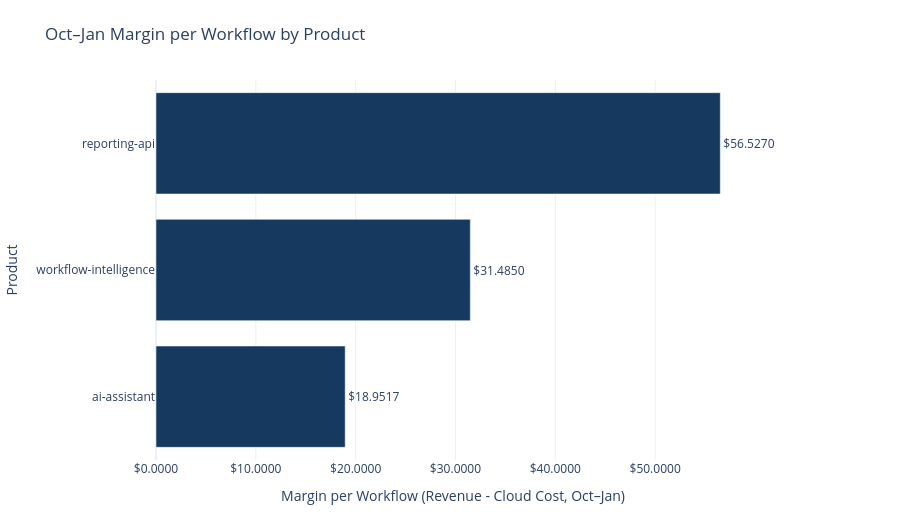

The notebook cell saved with this chart:
### Code cell
margin_df = (
    df.groupby("product_name", dropna=False)
      .agg({
          "forecast_baseline_cost": "sum",
          "monthly_revenue_proxy": "sum",
          "workflows_processed": "sum"
      })
      .reset_index()
)

margin_df = margin_df[margin_df["workflows_processed"] > 0].copy()

margin_df["cost_per_workflow"] = (
    margin_df["forecast_baseline_cost"] / margin_df["workflows_processed"]
)

margin_df["revenue_per_workflow"] = (
    margin_df["monthly_revenue_proxy"] / margin_df["workflows_processed"]
)

margin_df["margin_per_workflow"] = (
    margin_df["revenue_per_workflow"] - margin_df["cost_per_workflow"]
)

margin_df = margin_df.sort_values("margin_per_workflow", ascending=True)

fig = px.bar(
    margin_df,
    x="margin_per_workflow",
    y="product_name",
    orientation="h",
    text="margin_per_workflow",
    title="Oct–Jan Margin per Workflow by Product"
)

fig.update_traces(
    texttemplate="$%{text:,.4f}",
    textposition="outside",
    cliponaxis=False,
    marker_color="#163A5F"
)

fig.update_layout(
    template="plotly_white",
    height=520,
    xaxis_title="Margin per Workflow (Revenue - Cloud Cost, Oct–Jan)",
    yaxis_title="Product",
    xaxis_tickprefix="$",
    xaxis_tickformat=",.4f",
    showlegend=False,
    margin=dict(l=150, r=150, t=80, b=60)
)

fig.show()

### Figure 1 — Plotly figure (JSON) as saved in the notebook; plotly's stock layout.template omitted (floating-point values rounded to 4 significant figures)
{"data": [{"cliponaxis": false, "hovertemplate": "margin_per_workflow=%{text}<br>product_name=%{y}<extra></extra>", "legendgroup": "", "marker": {"color": "#163A5F", "pattern": {"shape": ""}}, "name": "", "orientation": "h", "showlegend": false, "text": [18.95, 31.49, 56.53], "textposition": "outside", "texttemplate": "$%{text:,.4f}", "type": "bar", "x": [18.95, 31.49, 56.53], "xaxis": "x", "y": ["ai-assistant", "workflow-intelligence", "reporting-api"], "yaxis": "y"}], "layout": {"barmode": "relative", "height": 520, "legend": {"tracegroupgap": 0}, "margin": {"b": 60, "l": 150, "r": 150, "t": 80}, "showlegend": false, "title": {"text": "Oct–Jan Margin per Workflow by Product"}, "xaxis": {"anchor": "y", "domain": [0, 1], "tickformat": ",.4f", "tickprefix": "$", "title": {"text": "Margin per Workflow (Revenue - Cloud Cost, Oct–Jan)"}}, "yaxis": {"anchor": "x", "domain": [0, 1], "title": {"text": "Product"}}}}
